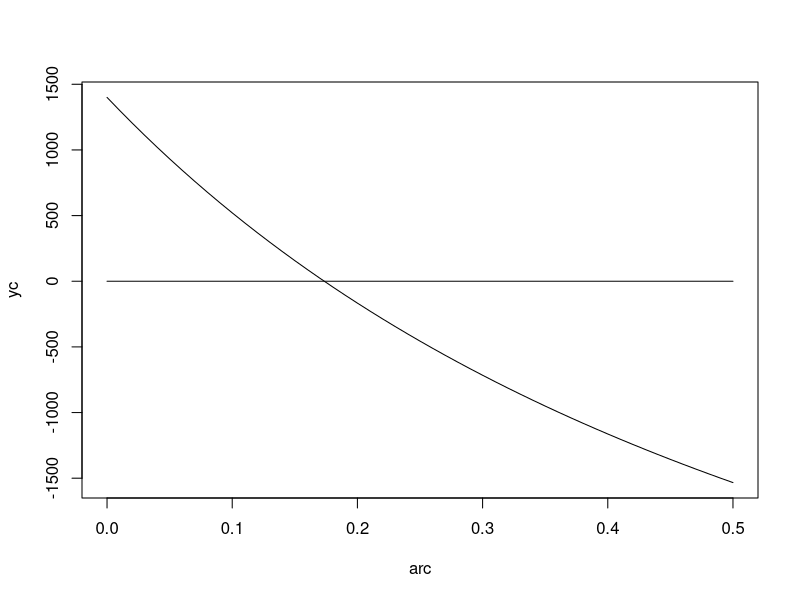

Generate this figure with R:
# zadanie 1
npv <- function (r, przeplywy){
  suma <- 0
  t <- 0
  for (kwota in przeplywy){
    suma <- suma + kwota/((1+r)^t)
    t <- t + 1
  }
  suma
}

c <- c(-5000, 2800, 3600)
npv(0.15, c)

for (i in seq(0.1, 0.2, 0.001)) {
  if (npv(i, c) < 0) {
    print(i-0.001)
    break
  }
}

i <- 0.1
while (npv(i, c) > 0) {
  i <- i+0.001
}
cat(i-0.001)
npv(0.173, c)
r <- i-0.001
w <- 0.173+(npv(r-0.001, c)*(0.174-0.173))/(npv(r-0.001,c)+abs(npv(r, c)))
w

arc <- seq(0,0.5, by=0.01)
yc <- npv(arc, c)
plot(arc, yc, type='l')
zero <- arc*0
lines(arc, zero)

# zadanie 2

wewn_stopa_zwrotu <- function (przeplywy, dokladnosc=0.001) {
  i <- 0
  while (npv(i, przeplywy) > 0) {
  i <- i+dokladnosc
}
  i-dokladnosc+(npv(i-dokladnosc, przeplywy)*(dokladnosc))/(npv(r-dokladnosc,przeplywy)+abs(npv(r, przeplywy)))
}

wewn_stopa_zwrotu(c, 0.00001)

# zadanie 3

projektA <- c(-500,100,200,400,300,300)
projektB <- c(-900,0,300,400,300,700)
projektC <- c(-1000, 200, 800, 100, -600, -700)
projektD <- c(-1000, 300, 400, 500, 600, 700)

wewn_stopa_zwrotu(projektA)
wewn_stopa_zwrotu(projektB)
wewn_stopa_zwrotu(projektC)
wewn_stopa_zwrotu(projektD)

r <- 0.2
s1 <- 0
s2 <- 0
for (i in 1:length(projektA)){
  if(projektA[i] > 0){
    s1 <- s1 + projektA[i]/(1+r)^i
  }
}
s1
for (i in 1:length(projektA)){
  if(projektA[i] < 0){
    s2 <- s2 + projektA[i]/(1+r)^i
  }
}
s2
abs(s1/s2)

